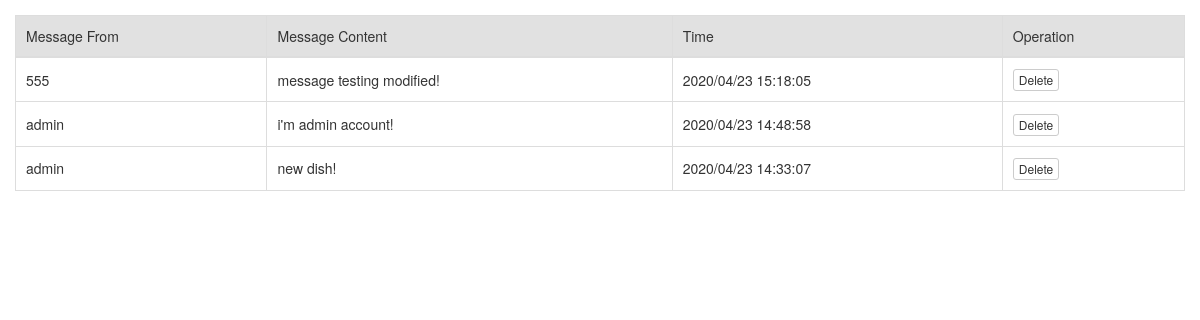
Page /admin/list_message.php on the committed database.
### tables this page shows
CREATE TABLE IF NOT EXISTS `messages` (
  `id` int(11) NOT NULL AUTO_INCREMENT,
  `uid` int(11) NOT NULL,
  `name` varchar(255) NOT NULL,
  `tel` varchar(255) NOT NULL,
  `content` text NOT NULL,
  `updated` int(11) NOT NULL,
  `created` int(11) NOT NULL,
  `status` tinyint(4) NOT NULL DEFAULT '1',
  PRIMARY KEY (`id`)
);

### include/SqlHelper.class.php (called while the page is built, shortened)
<?php
    class SqlHelper{
      	public $conn;
      	public function __construct($dbhost,$dbname,$dbpassword,$dbuser){
            $this->host=$dbhost;
            $this->dbname=$dbname;
            $this->username=$dbuser;
            $this->password=$dbpassword;
      		$this->conn=mysql_connect($this->host,$this->username,$this->password);
      	}
      	public function execute_dql($sql){
      		$arr=array();
      		$res=mysql_query($sql,$this->conn) or die(mysql_error());
      		while($row=mysql_fetch_assoc($res)){
      			$arr[]=$row;
      		}
      		return $arr;
      	}
   }

### include/config.inc.php (called while the page is built, shortened)
<?php
require_once('SqlHelper.class.php');
$db = new SqlHelper('localhost','db','root','root');
include('fun.inc.php');

### include/fun.inc.php (called while the page is built, shortened)
<?php
function todate($time){
    return date('Y/m/d H:i:s',$time);
}

### admin/list_message.php (the view, shortened to what this page needs)
<?php
include('header.php');
require_once('../include/config.inc.php');
$sql = 'SELECT * FROM messages ORDER BY created DESC';
$data = $db->execute_dql($sql);
if(!empty($data))
{
    foreach ($data as $i=>$item) {
        $username = $db->execute_dql('SELECT * FROM members WHERE id='.$item['uid']);
        $username = $username[0];
        $data[$i]['username'] = $username['username'];
        $data[$i]['tel'] = $username['tel'];
    }
}
?>
<div class="panel-body">
    <table class="table table-bordered table-hover">
        <thead>
            <tr>
                <td>Message From</td>
                <td>Message Content</td>
                <td>Time</td>
                <td>Operation</td>
            </tr>
        </thead>
        <tbody>
        <?php if(!empty($data)){foreach($data as $item){?>
            <tr>
                <td><?php echo $item['username'];?></td>
                <td><?php echo $item['content'];?></td>
                <td><?php echo todate($item['created']);?></td>
                <td>
                    <a class="btn btn-default btn-xs mybb" href="list_message.php?id=<?php echo $item['id'];?>">Delete</a>
                </td>
            </tr>
            <?php }}else{?>
            <tr>
                <td colspan='6' align="center"><span class="text-danger">There is currently no data</span></td>
            </tr>
        <?php }?>
        </tbody>
    </table>
</div>
<?php include('footer.php');?>

### admin/css/common.css (style rules this page uses)
html { width: 100%; height: 100%; }
body { width: 100%; height: 100%; background-color: transparent; }
.panel-body { background-color: #fff; }
.table>thead>tr>td { background-color: #e1e1e1; }
.table>tbody>tr>td, .table>tbody>tr>th, .table>tfoot>tr>td, .table>tfoot>tr>th, .table>thead>tr>td, .table>thead>tr>th { vertical-align: middle; padding: 10px; }

### rows in the picture
messages: username "555", content "message testing modified!", created "2020/04/23 15:18:05"
messages: username "admin", content "i'm admin account!", created "2020/04/23 14:48:58"
messages: username "admin", content "new dish!", created "2020/04/23 14:33:07"
